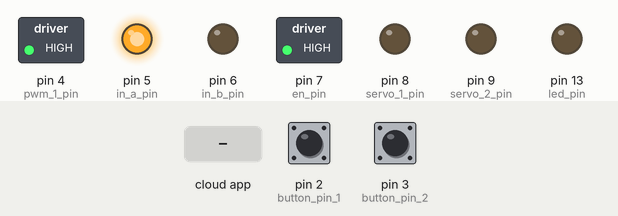
This sketch was run on a simulated Arduino Uno, built with avr-gcc and run on an emulated ATmega328P. Parts: switched loads named in the sketch (green lamp = pin HIGH), output pins drawn as LEDs (lit = HIGH). Inputs (shaded band) come from the test bench; at power-on: pin 2 (button_pin_1) LOW, pin 3 (button_pin_2) LOW. The ROS host is connected and sends only what is stated.

Above: at 1.2 s.
1.3 s: pin 2 (button_pin_1) pulled HIGH for 0.15 s
At 2.7 s:
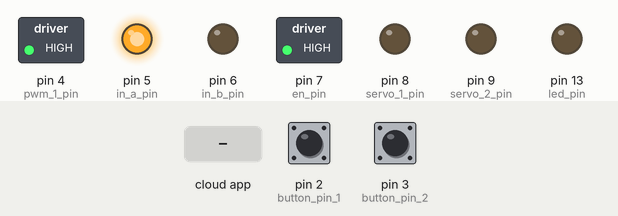
3.0 s: pin 3 (button_pin_2) pulled HIGH for 0.15 s
At 3.1 s:
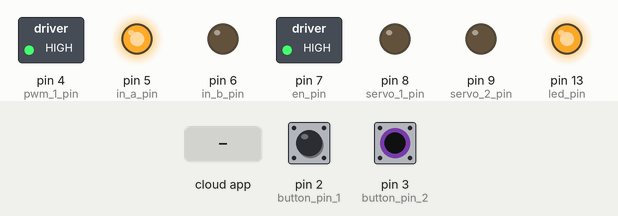
4.7 s: the phone or cloud app sets pwm_1 to 0
At 5.1 s:
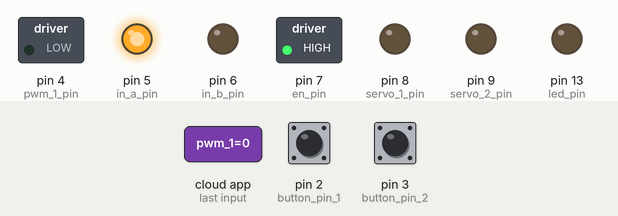
6.2 s: pin 2 (button_pin_1) pulled HIGH for 1 s
At 7.0 s:
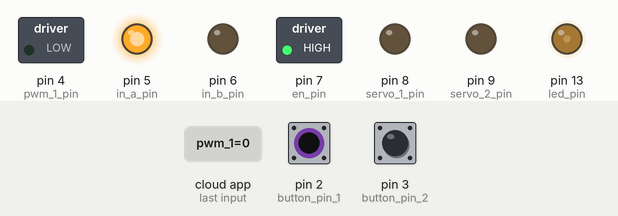
8.7 s: pin 3 (button_pin_2) pulled HIGH for 1 s
At 9.5 s:
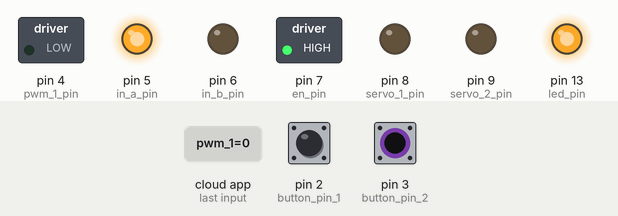
11.2 s: pin 3 (button_pin_2) pulled HIGH for 0.15 s
At 12.7 s:
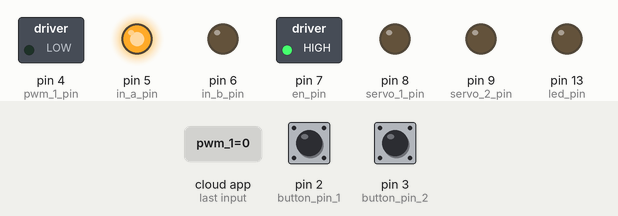
Timing chart, 0 to 13.9 s (numbered marks = the images above; inputs shaded):
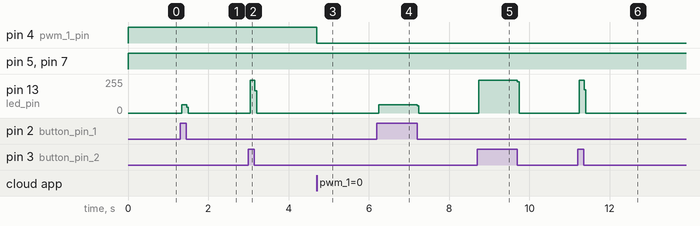

The sketch:

bak_2_aj_rosserial.ino
```cpp
/*
This is the aduino code for AJ 2.0, for electrical designs and documentation
check the GIT Hub located at ...
 */

//include rosserial libaries
#if (ARDUINO >= 100)
 #include <Arduino.h>
#else
 #include <WProgram.h>
#endif

#include <Servo.h>
#include <ros.h>
#include <std_msgs/UInt16.h>
#include <std_msgs/Int16MultiArray.h>
#include <std_msgs/MultiArrayDimension.h>

ros::NodeHandle nh;

//Define all Subscribers


// set pin numbers:
const int button_pin_1 = 2;     // the number of the pushbutton pin
const int button_pin_2 = 3;

const int pwm_1_pin = 4;	//setting pins for motor controller
const int in_a_pin = 5;
const int in_b_pin = 6;
const int en_pin = 7;

const int servo_1_pin = 8;	//setting servo pins
const int servo_2_pin = 9;

const int led_pin = 13;      // the number of the LED pin

int switch_1_count = 0;
int switch_2_count = 0;

// variables will change:
int button_state_1 = 0;         // variable for reading the pushbutton status
int button_state_2 = 0;         // variable for reading the pushbutton status

boolean enable_1_bool = false;	//Motor controller enable pin set

boolean led_bool = false;

//direction set a = 0,b = 0, no movement, a = 1, b = 0, Clockwise, a = 0, b = 1, Counterclockwise,
boolean in_a_bool = false;
boolean	in_b_bool = false;

int pwm_motor_1 = 0;
int servo_1_angle;
int servo_2_angle;

std_msgs::UInt16 press_1;
std_msgs::UInt16 press_2;
std_msgs::UInt16 check_1;
std_msgs::UInt16 check_value;
std_msgs::Int16MultiArray bool_array;

ros::Publisher limit_1("limit_switch_1", &press_1);
ros::Publisher limit_2("limit_switch_2", &press_2);
ros::Publisher check("check", &check_1);
ros::Publisher check_val("check_val", &check_value);
ros::Publisher array_update("bool_update", &bool_array);

char dim_0_label[] = "bool_values";

void bool_array_update(){
	//This function will save all the current bool values in it and publish it
	bool_array.data[0] = led_bool;
	bool_array.data[1] = enable_1_bool;
	bool_array.data[2] = in_a_bool;
	bool_array.data[3] = in_b_bool;
	bool_array.data[4] = button_state_1;
	bool_array.data[5] = button_state_2;
        array_update.publish( &bool_array );
}

void pwm_1_callback( const std_msgs::UInt16& pwm_1){
	pwm_motor_1 = pwm_1.data;
	}

// void led_callback( const std_msgs::UInt16& led){
//     led_bool = led.data;
// 	}

// void in_a_callback( const std_msgs::UInt16& in_a){
// 	in_a_bool = in_a.data;
// 	}

// void in_b_callback( const std_msgs::UInt16& in_b){
// 	in_b_bool = in_b.data;
// 	}

// void en_callback( const std_msgs::UInt16& motor_enable){
// 	enable_1_bool = motor_enable.data;
// 	}

void bool_callback( const std_msgs::UInt16& bool_value){
	if(bool_value.data == 1){
		led_bool = true;
	}

	if(bool_value.data == 2){
		led_bool = false;
	}

	if(bool_value.data == 3){
	    enable_1_bool = true;
	}

	if(bool_value.data == 4){
	    enable_1_bool = false;
	}

	if(bool_value.data == 5){
	    in_a_bool = true;
	}

	if(bool_value.data == 6){
	    in_a_bool = false;
	}

	if(bool_value.data == 7){
	    in_b_bool = true;
	}

	if(bool_value.data == 8){
		in_b_bool = false;
	}

	else{
		return;
	}
}

ros::Subscriber<std_msgs::UInt16> sub_1("/pwm_1", pwm_1_callback);
ros::Subscriber<std_msgs::UInt16> sub_2("/bool", bool_callback);

//ros::Subscriber<std_msgs::UInt16> sub_2("/led", led_callback);
//ros::Subscriber<std_msgs::UInt16> sub_3("/in_a", in_a_callback);
//ros::Subscriber<std_msgs::UInt16> sub_4("/in_b", in_b_callback);
//ros::Subscriber<std_msgs::UInt16> sub_5("/motor_enable", en_callback);

void setup(){
	// initialize the LED pin as an output:
	pinMode(led_pin, OUTPUT);
	// initialize the pushbutton pin as an input:
	pinMode(button_pin_1, INPUT);
	pinMode(button_pin_2, INPUT);
	// initialize motor pins
	pinMode(pwm_1_pin, OUTPUT);
	pinMode(in_a_pin, OUTPUT);
	pinMode(in_b_pin, OUTPUT);
	pinMode(en_pin, OUTPUT);
	// initialize servo pins
	pinMode(servo_1_pin, OUTPUT);
	pinMode(servo_2_pin, OUTPUT);
	//int rosserial stuff
	nh.initNode();

	//Setting up Bool Feedback
	bool_array.layout.dim = (std_msgs::MultiArrayDimension *)malloc(sizeof(std_msgs::MultiArrayDimension) * 2);
	bool_array.layout.dim[0].label = dim_0_label;
	bool_array.layout.dim[0].size = 6;
	bool_array.layout.dim[0].stride = 1*6;
	bool_array.layout.dim_length = 1;
    bool_array.layout.data_offset = 0;
    bool_array.data_length = 8;
	bool_array.data = ((int *)malloc(sizeof(int)*6));


	nh.advertise(array_update);
	nh.advertise(limit_1);
	nh.advertise(limit_2);
	nh.advertise(check);
	nh.advertise(check_val);

	in_a_bool = true;
	in_b_bool = false;
	enable_1_bool = true;
    pwm_motor_1 = 176;


    nh.subscribe(sub_1);
	nh.subscribe(sub_2);
	// nh.subscribe(sub_3);
	// nh.subscribe(sub_4);
	// nh.subscribe(sub_5);

	}

void loop(){
	if(led_bool == true){
		digitalWrite(led_pin, HIGH);
	}
	if(led_bool == false){
		digitalWrite(led_pin, LOW);
	}

	if(enable_1_bool == true){
		digitalWrite(en_pin, HIGH);
	}
	if(enable_1_bool == false){
		digitalWrite(en_pin, LOW);
	}

	if(in_a_bool == true){
		digitalWrite(in_a_pin, HIGH);
	}
	if(in_a_bool == false){
		digitalWrite(in_a_pin, LOW);
	}

	if(in_b_bool == true){
		digitalWrite(in_b_pin, HIGH);
	}
	if(in_b_bool == false){
		digitalWrite(in_b_pin, LOW);
	}

	analogWrite(pwm_1_pin, pwm_motor_1);

	button_state_1 = digitalRead(button_pin_1);
	button_state_2 = digitalRead(button_pin_2);

	if (button_state_1 == HIGH) {
		// turn LED on:
		digitalWrite(led_pin, HIGH);
		if (switch_1_count = 0){
			in_a_bool = false;
			in_b_bool = false;
			switch_1_count = 1;
		}
		limit_1.publish( &press_1 );
	}
	else {
		// turn LED off:
		digitalWrite(led_pin, LOW);
		switch_1_count = 0;
	}

	if (button_state_2 == HIGH) {
		// turn LED on:
		digitalWrite(led_pin, HIGH);
		if (switch_2_count){
			in_a_bool = false;
			in_b_bool = false;
			switch_2_count = 1;
		}
		limit_2.publish( &press_2 );
	}
	else {
		// turn LED off:
		digitalWrite(led_pin, LOW);
		switch_2_count = 0;
	}
	bool_array_update();
        nh.spinOnce();
}
```

Measured:
- after the input at 1.3 s, pin 13 (led_pin): 0/255 → 62/255 at once, → 0/255 0.12 s later
- after the input at 3.0 s, pin 13 (led_pin): 0/255 → 247/255 at once, → 0/255 0.12 s later
- after the input at 4.7 s, pin 4 (pwm_1_pin): HIGH → LOW at once
- after the input at 6.2 s, pin 13 (led_pin): 0/255 → 62/255 at once, → 0/255 0.96 s later
- after the input at 8.7 s, pin 13 (led_pin): 0/255 → 247/255 at once, → 0/255 0.96 s later
- after the input at 11.2 s, pin 13 (led_pin): 0/255 → 247/255 at once, → 0/255 0.12 s later
